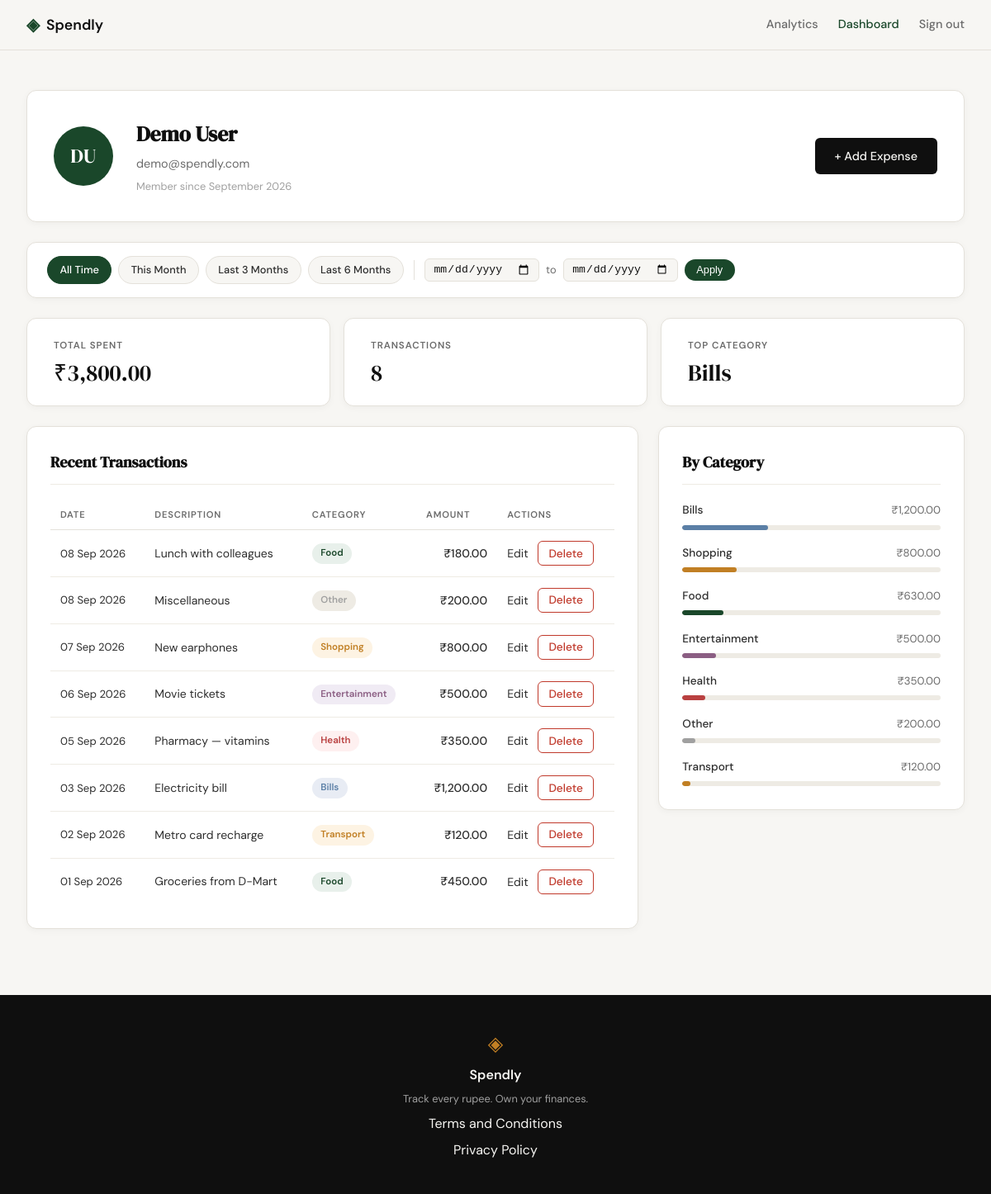
Screenshot of /profile (signed in) with the database file from the repository.
### tables this page shows
CREATE TABLE users (
            id            INTEGER PRIMARY KEY AUTOINCREMENT,
            name          TEXT    NOT NULL,
            email         TEXT    UNIQUE NOT NULL,
            password_hash TEXT    NOT NULL,
            created_at    TEXT    DEFAULT (datetime('now'))
        );

CREATE TABLE expenses (
            id          INTEGER PRIMARY KEY AUTOINCREMENT,
            user_id     INTEGER NOT NULL REFERENCES users(id),
            amount      REAL    NOT NULL,
            category    TEXT    NOT NULL,
            date        TEXT    NOT NULL,
            description TEXT,
            created_at  TEXT    DEFAULT (datetime('now'))
        );

### app.py (the view)
@app.route("/profile")
def profile():
    if not session.get("user_id"):
        return redirect(url_for("login"))
    uid = session["user_id"]
    today = date.today()
    date_from = _parse_date(request.args.get("date_from"))
    date_to = _parse_date(request.args.get("date_to"))
    if date_from and date_to and date_from > date_to:
        flash("Start date must be before end date.", "error")
        date_from = date_to = None
    today_str = today.isoformat()
    this_month_from = today.replace(day=1).isoformat()
    this_month_to = today.replace(
        day=calendar.monthrange(today.year, today.month)[1]
    ).isoformat()
    presets = {
        "this_month": {"date_from": this_month_from, "date_to": this_month_to},
        "last_3": {"date_from": _months_ago(today, 3), "date_to": today_str},
        "last_6": {"date_from": _months_ago(today, 6), "date_to": today_str},
    }
    return render_template(
        "profile.html",
        user=get_user_by_id(uid),
        stats=get_summary_stats(uid, date_from, date_to),
        expenses=get_recent_transactions(uid, date_from=date_from, date_to=date_to),
        categories=get_category_breakdown(uid, date_from, date_to),
        date_from=date_from,
        date_to=date_to,
        presets=presets,
    )

### app.py (called while the page is built)
def _parse_date(val):
    try:
        datetime.strptime(val, "%Y-%m-%d")
        return val
    except (ValueError, TypeError):
        return None

def _months_ago(today, n):
    m, y = today.month - n, today.year
    while m <= 0:
        m += 12
        y -= 1
    return date(y, m, 1).isoformat()

### database/db.py (called while the page is built)
def get_db():
    conn = sqlite3.connect(DB_PATH)
    conn.row_factory = sqlite3.Row
    conn.execute("PRAGMA foreign_keys = ON")
    return conn

### database/queries.py (called while the page is built)
def _build_date_filter(date_from, date_to):
    if date_from and date_to:
        return "AND date BETWEEN ? AND ?", [date_from, date_to]
    return "", []

def get_user_by_id(user_id):
    conn = get_db()
    row = conn.execute(
        "SELECT id, name, email, created_at FROM users WHERE id = ?",
        (user_id,),
    ).fetchone()
    conn.close()
    if row is None:
        return None
    name = row["name"]
    initials = "".join(w[0].upper() for w in name.split() if w)
    member_since = datetime.strptime(row["created_at"], "%Y-%m-%d %H:%M:%S").strftime(
        "%B %Y"
    )
    return {
        "name": name,
        "email": row["email"],
        "initials": initials,
        "member_since": member_since,
    }

def get_recent_transactions(user_id, limit=10, date_from=None, date_to=None):
    date_clause, date_params = _build_date_filter(date_from, date_to)
    params = [user_id] + date_params + [limit]
    conn = get_db()
    rows = conn.execute(
        "SELECT id, date, description, category, amount "
        "FROM expenses "
        "WHERE user_id = ? " + date_clause + " ORDER BY date DESC, id DESC "
        "LIMIT ?",
        params,
    ).fetchall()
    conn.close()
    return [
        {
            "id": row["id"],
            "date": datetime.strptime(row["date"], "%Y-%m-%d").strftime("%d %b %Y"),
            "description": row["description"],
            "category": row["category"],
            "amount": "{:,.2f}".format(row["amount"]),
        }
        for row in rows
    ]

### templates/profile.html (shortened to what this page needs)
{% extends "base.html" %}
{% block head %}
<link rel="stylesheet" href="{{ url_for('static', filename='css/profile.css') }}">
{% endblock %}
{% block content %}
<div class="profile-page">
    <div class="profile-inner">
        <div class="profile-header-card">
            <div class="profile-avatar">{{ user.initials }}</div>
            <div class="profile-info">
                <h1 class="profile-name">{{ user.name }}</h1>
                <p class="profile-email">{{ user.email }}</p>
                <p class="profile-since">Member since {{ user.member_since }}</p>
            </div>
            <a href="{{ url_for('add_expense') }}" class="btn-primary profile-add-btn">+ Add Expense</a>
        </div>
        <div class="filter-bar">
            <div class="filter-presets">
                <a href="{{ url_for('profile') }}"
                   class="filter-preset-btn{% if not date_from and not date_to %} filter-preset-btn--active{% endif %}">
                    All Time
                </a>
                <a href="{{ url_for('profile', date_from=presets.this_month.date_from, date_to=presets.this_month.date_to) }}"
                   class="filter-preset-btn{% if date_from == presets.this_month.date_from and date_to == presets.this_month.date_to %} filter-preset-btn--active{% endif %}">
                    This Month
                </a>
                <a href="{{ url_for('profile', date_from=presets.last_3.date_from, date_to=presets.last_3.date_to) }}"
                   class="filter-preset-btn{% if date_from == presets.last_3.date_from and date_to == presets.last_3.date_to %} filter-preset-btn--active{% endif %}">
                    Last 3 Months
                </a>
                <a href="{{ url_for('profile', date_from=presets.last_6.date_from, date_to=presets.last_6.date_to) }}"
                   class="filter-preset-btn{% if date_from == presets.last_6.date_from and date_to == presets.last_6.date_to %} filter-preset-btn--active{% endif %}">
                    Last 6 Months
                </a>
            </div>
            <form class="filter-form" method="GET" action="{{ url_for('profile') }}">
                <input type="date" name="date_from" class="filter-date-input"
                       value="{{ date_from or '' }}">
                <span class="filter-to-label">to</span>
                <input type="date" name="date_to" class="filter-date-input"
                       value="{{ date_to or '' }}">
                <button type="submit" class="filter-apply-btn">Apply</button>
            </form>
        </div>
        <div class="profile-stats">
            <div class="stat-card">
                <span class="stat-label">Total Spent</span>
                <span class="stat-value">₹{{ stats.total }}</span>
            </div>
            <div class="stat-card">
                <span class="stat-label">Transactions</span>
                <span class="stat-value">{{ stats.count }}</span>
            </div>
            <div class="stat-card">
                <span class="stat-label">Top Category</span>
                <span class="stat-value">{{ stats.top_category }}</span>
            </div>
        </div>
        <div class="profile-grid">
            <div class="profile-section">
                <div class="section-title-row">
                    <h2 class="section-title">Recent Transactions</h2>
                </div>
                <div class="tx-table-wrapper">
                    <table class="tx-table">
                        <thead>
                            <tr>
                                <th>Date</th>
                                <th>Description</th>
                                <th>Category</th>
                                <th class="tx-amount-col">Amount</th>
                                <th>Actions</th>
                            </tr>
                        </thead>
                        <tbody>
                            {% for tx in expenses %}
                            <tr>
                                <td class="tx-date">{{ tx.date }}</td>
                                <td class="tx-desc">{{ tx.description }}</td>
                                <td>
                                    <span class="cat-badge cat-badge--{{ tx.category | lower }}">
                                        {{ tx.category }}
                                    </span>
                                </td>
                                <td class="tx-amount">₹{{ tx.amount }}</td>
                                <td class="tx-actions">
                                    <a href="{{ url_for('edit_expense', id=tx.id) }}" class="tx-edit-link">Edit</a>
                                    <form method="POST" action="{{ url_for('delete_expense', id=tx.id) }}"
                                          style="display:inline"
                                          onsubmit="return confirm('Delete this expense?')">
                                        <button type="submit" class="btn-delete">Delete</button>
                                    </form>
                                </td>
                            </tr>
                            {% endfor %}
                        </tbody>
                    </table>
                </div>
            </div>
            <div class="profile-section">
                <h2 class="section-title">By Category</h2>
                <div class="category-list">
                    {% for cat in categories %}
                    <div class="cat-row">
                        <div class="cat-row-header">
                            <span class="cat-row-name">{{ cat.name }}</span>
                            <span class="cat-row-amount">₹{{ cat.amount }}</span>
                        </div>
                        <div class="cat-bar-track">
                            <div class="cat-bar cat-bar--{{ cat.name | lower }}"
                                 style="width: {{ cat.percent }}%"></div>
                        </div>
                    </div>
                    {% endfor %}
                </div>
            </div>
        </div>
    </div>
</div>
{% endblock %}

### templates/base.html (shortened to what this page needs)
<!DOCTYPE html>
<html lang="en">
<head>
    <link rel="stylesheet" href="{{ url_for('static', filename='css/style.css') }}">
    {% block head %}{% endblock %}
</head>
<body>
    <nav class="navbar">
        <div class="nav-inner">
            <a href="{{ url_for('landing') }}" class="nav-brand">
                <span class="brand-icon">◈</span>
                <span class="brand-name">Spendly</span>
            </a>
            <div class="nav-links">
                {% if session.user_id %}
                <a href="{{ url_for('analytics') }}" class="{{ 'nav-link-active' if request.endpoint == 'analytics' else '' }}">Analytics</a>
                <a href="{{ url_for('profile') }}" class="{{ 'nav-link-active' if request.endpoint == 'profile' else '' }}">Dashboard</a>
                <a href="{{ url_for('logout') }}">Sign out</a>
                {% else %}
                <a href="{{ url_for('login') }}">Sign in</a>
                <a href="{{ url_for('register') }}" class="nav-cta">Get started</a>
                {% endif %}
            </div>
        </div>
    </nav>
    <main class="main-content">
        {% block content %}{% endblock %}
    </main>
    <footer class="footer">
        <div class="footer-inner">
            <span class="brand-icon">◈</span>
            <span class="footer-name">Spendly</span>
            <p class="footer-copy">Track every rupee. Own your finances.</p>
            <a href="/terms">Terms and Conditions</a>
            <a href="/privacy">Privacy Policy</a>
        </div>
    </footer>
</body>
</html>

### static/css/style.css (style rules this page uses)
:root { --ink: #0f0f0f; --ink-soft: #2d2d2d; --ink-muted: #6b6b6b; --ink-faint: #a0a0a0; --paper: #f7f6f3; --paper-warm: #f0ede6; --paper-card: #ffffff; --accent: #1a472a; --accent-light: #e8f0eb; --accent-2: #c17f24; --accent-2-light: #fdf3e3; --danger: #c0392b; --danger-light: #fdecea; --border: #e4e1da; --border-soft: #eeebe4; --font-display: 'DM Serif Display', Georgia, serif; --font-body: 'DM Sans', system-ui, sans-serif; --max-width: 1200px; --auth-width: 440px; --radius-sm: 6px; --radius-md: 12px; --radius-lg: 20px; }
*, *::before, *::after { box-sizing: border-box; margin: 0; padding: 0; }
html { font-size: 16px; scroll-behavior: smooth; }
body { background: var(--paper); color: var(--ink); font-family: var(--font-body); font-size: 1rem; line-height: 1.6; -webkit-font-smoothing: antialiased; }
a { color: inherit; text-decoration: none; }
.navbar { position: sticky; top: 0; z-index: 100; background: var(--paper); border-bottom: 1px solid var(--border); padding: 0 2rem; }
.nav-inner { max-width: var(--max-width); margin: 0 auto; height: 60px; display: flex; align-items: center; justify-content: space-between; }
.nav-brand { display: flex; align-items: center; gap: 0.5rem; font-family: var(--font-body); font-weight: 600; font-size: 1.1rem; color: var(--ink); }
.brand-icon { color: var(--accent); font-size: 1.3rem; }
.brand-name { color: var(--ink); }
.nav-links { display: flex; align-items: center; gap: 1.5rem; font-size: 0.9rem; font-weight: 500; }
.nav-links a { color: var(--ink-muted); transition: color 0.2s; }
.nav-link-active { color: var(--accent) !important; font-weight: 500; }
.main-content { min-height: calc(100vh - 60px - 100px); }
.btn-primary { display: inline-block; background: var(--ink); color: var(--paper); padding: 0.65rem 1.5rem; border-radius: var(--radius-sm); font-family: var(--font-body); font-size: 0.9rem; font-weight: 500; cursor: pointer; border: none; transition: background 0.2s; text-decoration: none; }
.btn-delete { display: inline-block; background: transparent; color: var(--danger); border: 1px solid var(--danger); padding: 0.35rem 0.75rem; border-radius: var(--radius-sm); font-family: var(--font-body); font-size: 0.85rem; font-weight: 500; cursor: pointer; margin-left: 0.5rem; transition: background 0.2s; }
.footer { background: var(--ink); color: var(--paper); padding: 2.5rem 2rem; text-align: center; }
.footer-inner { display: flex; flex-direction: column; align-items: center; gap: 0.4rem; }
.footer .brand-icon { color: var(--accent-2); font-size: 1.5rem; }
.footer-name { font-weight: 600; font-size: 1rem; }
.footer-copy { font-size: 0.8rem; color: var(--ink-faint); }

### rows the page displays
users: name "Demo User", email "demo@spendly.com"
expenses: top_category "Bills", date "03 Sep 2026", description "Electricity bill", category "Bills", amount "1,200.00", name "Bills", {{ cat.percent }} 33 (drawn)
expenses: date "08 Sep 2026", description "Lunch with colleagues", category "Food", amount "180.00"
expenses: date "08 Sep 2026", description "Miscellaneous", category "Other", amount "200.00", name "Other", {{ cat.percent }} 5 (drawn)
expenses: date "07 Sep 2026", description "New earphones", category "Shopping", amount "800.00", name "Shopping", {{ cat.percent }} 21 (drawn)
expenses: date "06 Sep 2026", description "Movie tickets", category "Entertainment", amount "500.00", name "Entertainment", {{ cat.percent }} 13 (drawn)
expenses: date "05 Sep 2026", description "Pharmacy — vitamins", category "Health", amount "350.00", name "Health", {{ cat.percent }} 9 (drawn)
expenses: date "02 Sep 2026", description "Metro card recharge", category "Transport", amount "120.00", name "Transport", {{ cat.percent }} 3 (drawn)
expenses: date "01 Sep 2026", description "Groceries from D-Mart", category "Food", amount "450.00"

### other values shown
{{ user.initials }} "DU"
{{ user.member_since }} "September 2026"
{{ stats.total }} "3,800.00"
{{ stats.count }} "8"
{{ cat.name }} "Food"
{{ cat.amount }} "630.00"
